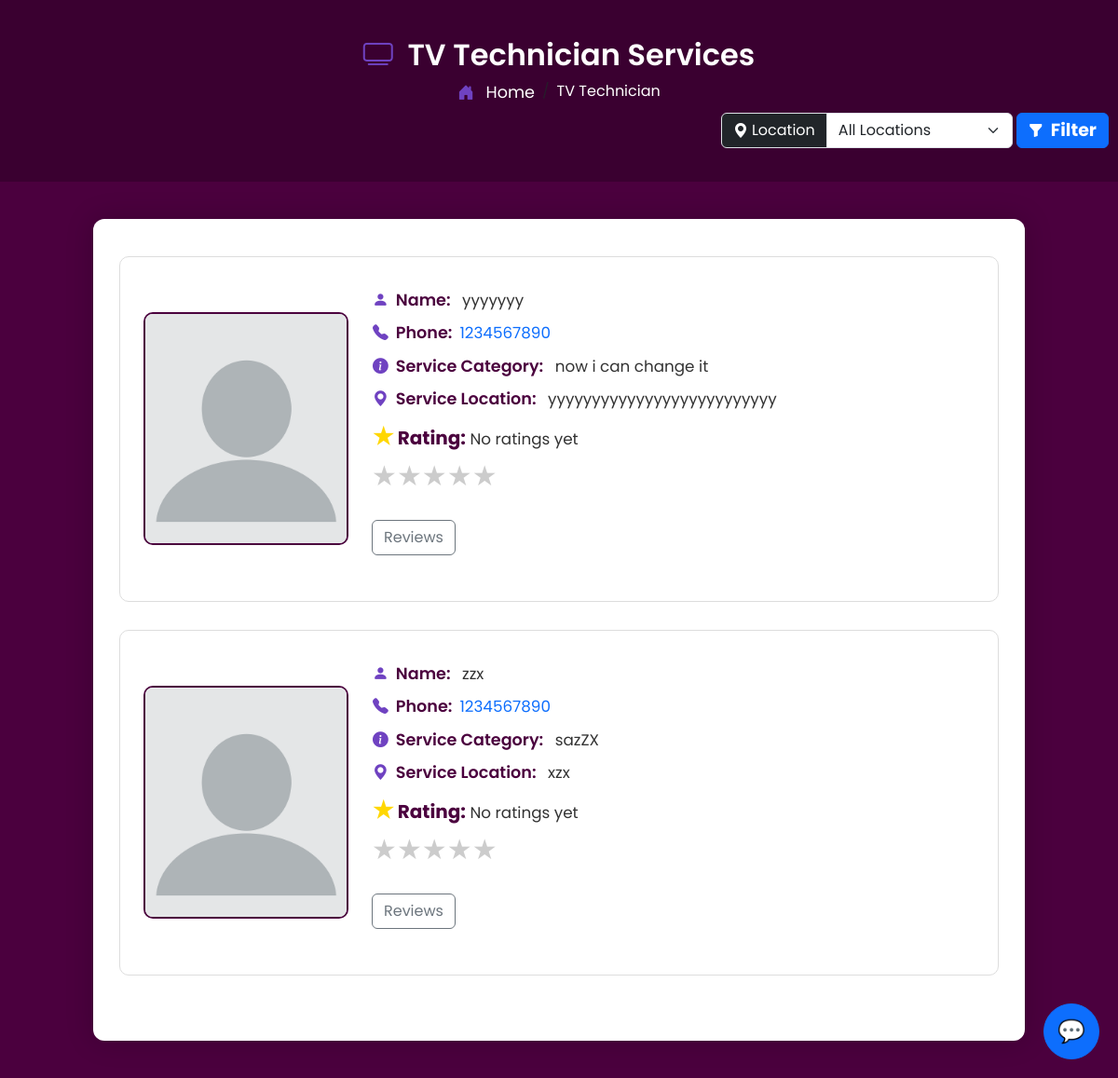
Screenshot of /tv/ with the database file from the repository.
### myapp/models.py (models this page shows, shortened)
class Service(models.Model):
    SERVICE_CHOICES = [
        ('PLUMBER', 'Plumber'),
        ('ELECTRICIAN', 'Electrician'),
        ('CARPENTER', 'Carpenter'),
        ('TV TECH', 'TV Technician'),
    ]
    user = models.ForeignKey(User, on_delete=models.CASCADE)
    name = models.CharField(max_length=100)
    service_type = models.CharField(max_length=50, choices=SERVICE_CHOICES)
    description = models.TextField()
    address = models.CharField(max_length=255, blank=True, null=True)
    contact_no = models.CharField(max_length=15, blank=True, null=True)
    created_at = models.DateTimeField(auto_now_add=True)
    updated_at = models.DateTimeField(auto_now=True)

### myapp/views.py (the view)
# urls.py: path('tv/', views.tvtech, name='tvtech'),
def tvtech(request):
    selected_location = request.GET.get('location', '')
    services = Service.objects.filter(service_type='TV TECH')
    if selected_location:
        services = services.filter(address__icontains=selected_location)
    for service in services:
        service.review = Review.objects.filter(service=service)
        service.average_rating = service.review.aggregate(models.Avg('rating'))['rating__avg']
    locations = Service.objects.filter(service_type='TV TECH') \
                               .values_list('address', flat=True).distinct()
    return render(request, 'tvtech.html', {
        'services': services,
        'locations': locations,
    })

### templates/tvtech.html (shortened to what this page needs)
{% extends 'chatbot.html' %}
{% load static %}
{% block content %}
<!DOCTYPE html>
<html lang="en">
<head>
    <link href="https://cdn.jsdelivr.net/npm/bootstrap@5.3.3/dist/css/bootstrap.min.css" rel="stylesheet">
    <link href="https://cdn.jsdelivr.net/npm/bootstrap-icons@1.10.5/font/bootstrap-icons.css" rel="stylesheet">
    <link rel="stylesheet" href="{% static 'css/tvtech.css' %}">
</head>
<body>
    <div class="profile-header">
        <h2><i class="bi bi-tv icon"></i> TV Technician Services</h2>
        <nav aria-label="breadcrumb">
            <ol class="breadcrumb mb-2">
                <li class="breadcrumb-item">
                    <a href="{% url 'homepage' %}">
                        <i class="bi bi-house-door-fill icon"></i> Home
                    </a>
                </li>
                <li class="breadcrumb-item active text-white" aria-current="page">TV Technician</li>
            </ol>
            <div class="d-flex justify-content-between align-items-center">
                <form method="get" action="" class="d-flex align-items-center ms-auto">
                    <div class="input-group me-0">
                        <label class="input-group-text bg-dark text-white" for="locationSelect">
                            <i class="bi bi-geo-alt-fill me-1"></i> Location
                        </label>
                        <select name="location" id="locationSelect" class="form-select" style="width: 200px;">
                            <option value="">All Locations</option>
                        </select>
                    </div>
                    <button type="submit" class="btn btn-primary ms-1" style="height: 38px; border-radius: 0.375rem; display: flex; align-items: center; justify-content: center; margin-right: 10px;">
                        <i class="bi bi-funnel-fill me-2"></i> <span>Filter</span>
                    </button>
                </form>
            </div>
        </nav>
    </div>
    <div class="container profile-container">
        <div class="row">
            {% if services %}
                {% for service in services %}
                    <div class="profile-box">
                        <img src="{% static 'images/logo/profile.webp' %}" alt="Profile Picture">
                        <div class="profile-details">
                            <p><i class="bi bi-person-fill icon"></i><span class="label">Name:</span> {{ service.name }}</p>
                            <p><i class="bi bi-telephone-fill icon"></i><span class="label">Phone:</span><a href="#">{{ service.contact_no }}</a></p>
                            <p><i class="bi bi-info-circle-fill icon"></i><span class="label">Service Category:</span> {{ service.description|truncatewords:20 }}</p>
                            <p><i class="bi bi-geo-alt-fill icon"></i><span class="label">Service Location:</span> {{ service.address }}</p>
                            <p><strong><span style="color: gold; font-size: 25px;">&#9733;</span> Rating:</strong>
                                {% if service.average_rating %}
                                    <span>{{ service.average_rating|floatformat:1 }} stars</span>
                                {% else %}
                                    No ratings yet
                                {% endif %}
                            </p>
                            <div class="mb-4">
                                <div class="rating-stars">
                                    {% for i in "54321" %}
                                        <label for="star{{ i }}-{{ service.id }}" title="{{ i }} stars">&#9733;</label>
                                    {% endfor %}
                                </div>
                            </div>
                            <div class="reviews mb-4">
                                <button class="btn btn-outline-secondary" data-bs-toggle="modal" data-bs-target="#reviewModal"
                                        onclick="openReviewModal('{{ service.id }}')">Reviews</button>
                            </div>
                        </div>
                    </div>
                {% endfor %}
            {% else %}
                <p class="no-services"><i class="bi bi-exclamation-circle-fill icon"></i>No TV technician services available at the moment.</p>
            {% endif %}
        </div>
    </div>
</body>
</html>
{% endblock content %}

### static/css/tvtech.css (style rules this page uses)
body { background-color: #4b003e; font-family: 'Poppins', sans-serif; }
.profile-header { text-align: center; color: white; padding: 40px 0 20px 0; background-color: #3a0030; }
.breadcrumb { background: transparent; justify-content: center; }
.breadcrumb-item a { color: #fff; text-decoration: none; font-size: 1.1rem; }
.profile-container { background-color: #fff; margin: 40px auto; padding: 40px; border-radius: 12px; max-width: 1000px; box-shadow: 0 0 30px rgba(0, 0, 0, 0.2); animation: fadeIn 1s ease-in-out; }
.profile-box { display: flex; align-items: center; gap: 25px; border: 1px solid #ddd; border-radius: 10px; padding: 25px; margin-bottom: 30px; transition: transform 0.3s, box-shadow 0.3s; }
.profile-box img { width: 220px; height: 250px; object-fit: cover; border-radius: 10px; border: 2px solid #4b003e; }
.profile-details { flex: 1; }
.profile-details p { margin: 0; padding: 8px 1px 1px ; font-size: 1.05rem; color: #333; }
.label { font-weight: 600; color: #4b003e; margin-right: 8px; font-size: 1.1rem; }
.icon { color: #6f42c1; margin-right: 8px; transition: transform 0.3s ease; }
h2 { font-size: 2rem; font-weight: 600; }
.rating-stars { direction: rtl; display: inline-flex; }
.rating-stars label { font-size: 30px; color: #ccc; cursor: pointer; transition: color 0.2s; }
strong { color:#4b003e; font-size: 20px; }
span { font-size: 19px; font-weight: bold; }
a { text-decoration: none; }

### rows the page displays
Service: name "yyyyyyy", contact_no "1234567890", description "now i can change it", address "yyyyyyyyyyyyyyyyyyyyyyyyyy", shows "No ratings yet"
Service: name "zzx", contact_no "1234567890", description "sazZX", address "xzx", shows "No ratings yet"
